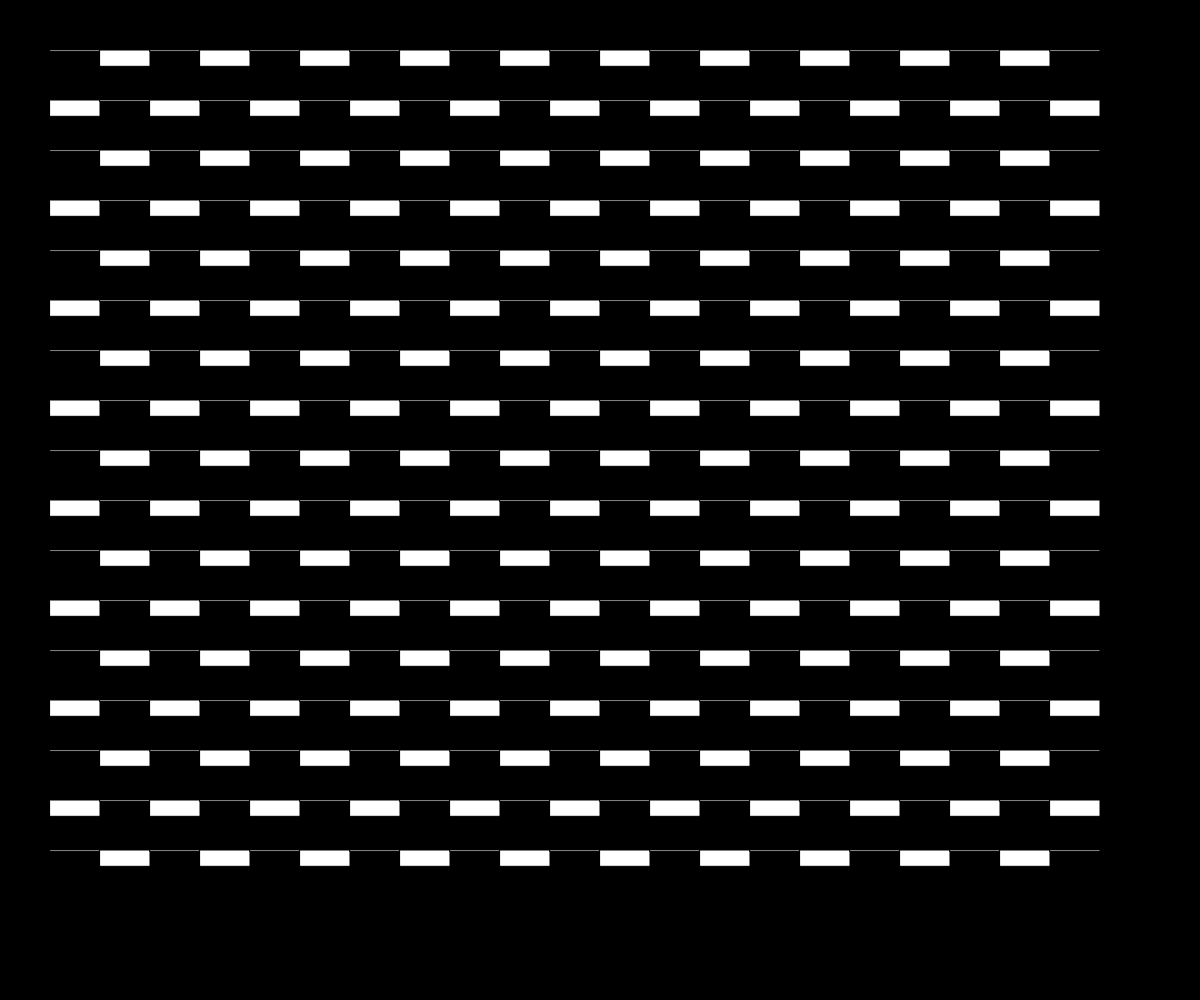
Frame 1 (no input)
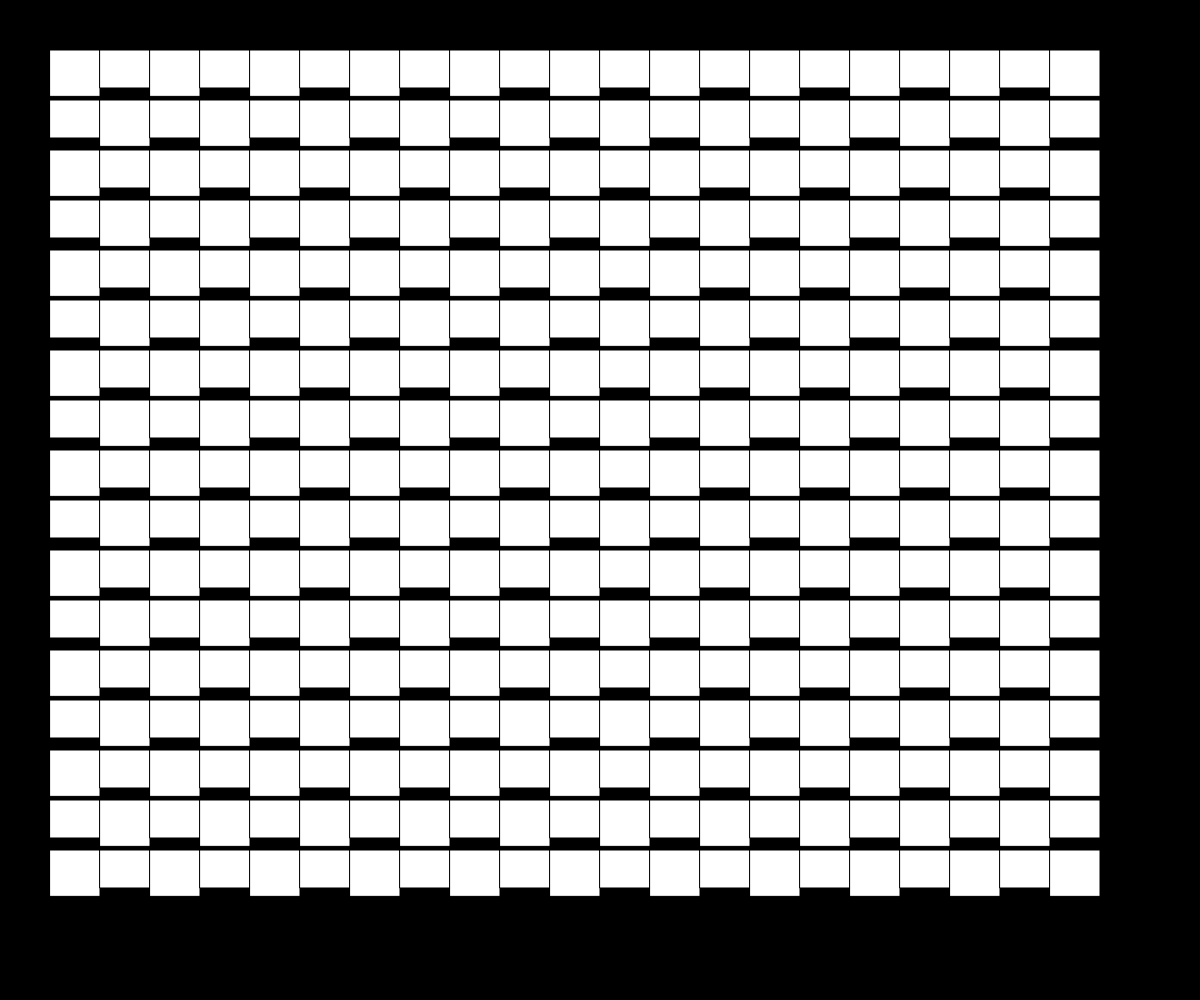
Frame 60 (no input)
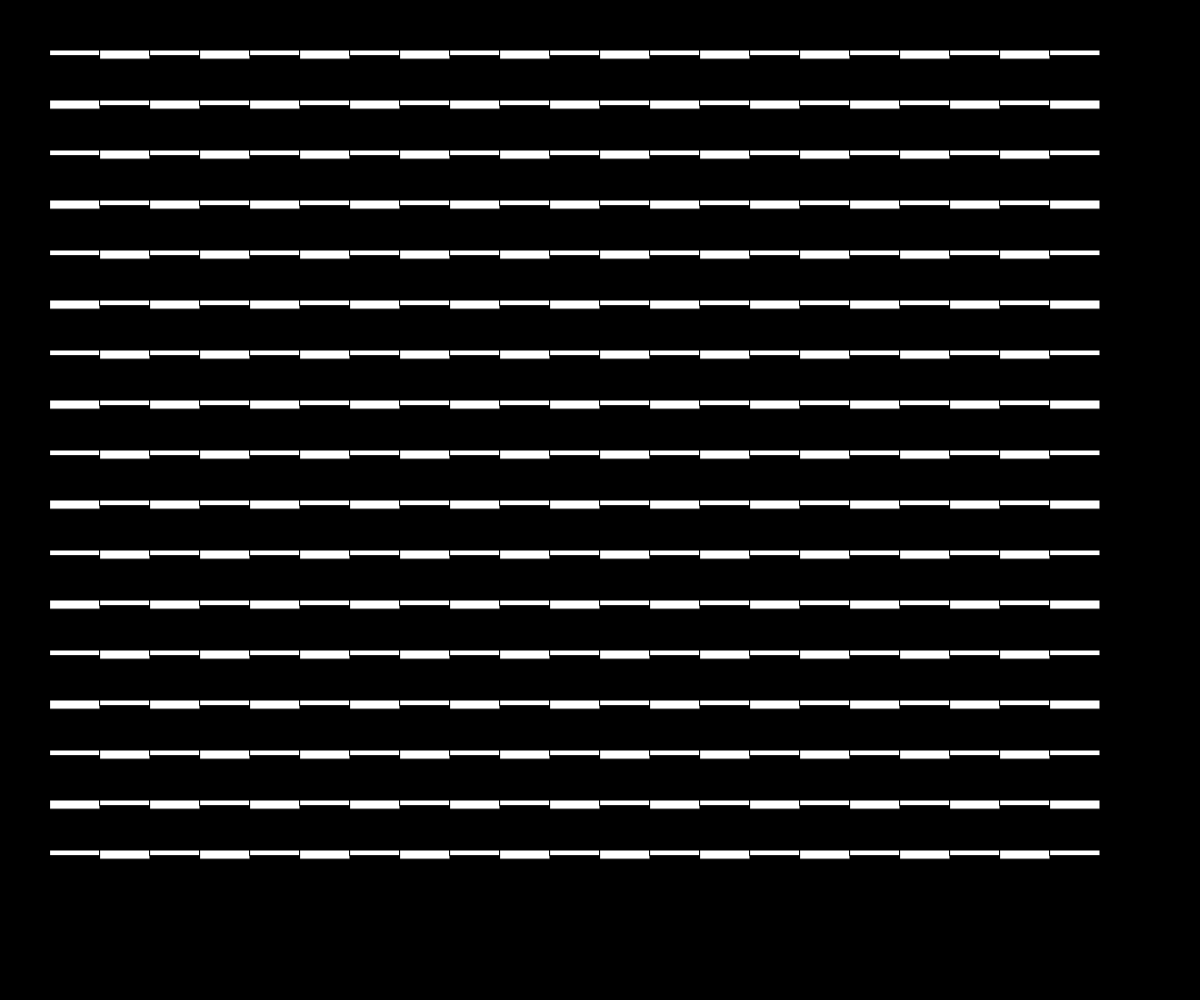
Frame 120 (the mouse pressed at the canvas centre since frame 60)

The p5.js sketch that drew these frames (run headless with seeded random() and noise() and a simulated clock; from frame 60 on, the mouse is pressed at the canvas centre):

// p5.js sketch
// ── sketch.js
var siz = 50 ;
var seed = 160;

var step = 0.05;
var phase = 0;
var mod =2;

function setup() {

    createCanvas(windowWidth, windowHeight);

    background(0);

    rectMode(CORNER);
    seed = random(1000);
    round = random(siz / 2);

}


function draw() {

    background(0);
    seed += step;
    fill(255);
    phase =0

    for (var i = siz; i < windowHeight - siz*2; i += siz) {
        for (var j = siz; j < windowWidth - siz*2; j += siz) {

            phase += 1
            var y = 0

            if (phase % mod == 0) y = ((cos(seed) + 1) / 2) * siz;
            else y = ((sin(seed) + 1) / 2) * siz;

            rect(j, i, siz, y);
        }
    }
}

function mouseReleased() {

    seed = random(1000);

    step = random(100) / 1000;
    mod = int(random(2,20))
}
